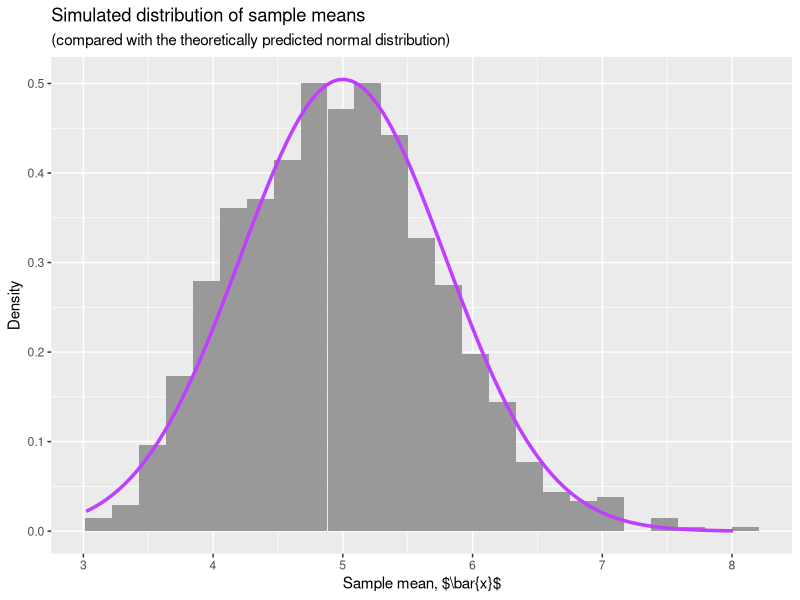

The R script that drew this image:
## ---- chunk 1
## Set default knitr chunk options
knitr::opts_chunk$set(dev = 'tikz',
                      echo = FALSE,
                      fig.height = 3)

## ---- chunk 2
## Load necessary libraries
library(purrr)
library(ggplot2)

## ---- chunk 3
## Set seed for reproducible results
set.seed(15)

## Set parameters
lambda <- 0.2 
n_draw <- 40
n_sim <- 1000

## Simulate draws and calculate sample means and variances
x <- replicate(n_sim, rexp(n_draw, lambda), simplify = FALSE)
sample_means <- map_dbl(x, mean)
s2 <- map_dbl(x, var)

## ---- chunk 4
## Calculate theoretical mean
mu <- 1/lambda

## Calculate mean of sample means
xbar <- mean(sample_means)

## Print results
print(paste0("Theoretical mean: ", mu))
print(paste0("Empirical mean: ", round(xbar,2)))
## ---- chunk 5
## Calculate relative difference
rel_diff <- (xbar-mu)/mu

## Print results
print(paste0("Relative difference: ", round(rel_diff, 5)))
## ---- chunk 6
## Set theoretical variance
sigma2 <- 1/lambda^2
## ---- chunk 7
## Convert sample mean data to a data frame
data <- data.frame(sample_means = sample_means)

## Set histogram parameters
n_bins <- 25
fill <- "grey60"

## Plot histogram of sample means with CLT predicted
## normal distribution overtop
p <- ggplot(data = data,
            mapping = aes(x = sample_means)) +
  geom_histogram(aes(y=..density..),
                 bins = n_bins,
                 fill = fill) + 
  labs(x = "Sample mean, $\\bar{x}$",
       y = "Density",
       title = "Simulated distribution of sample means",
       subtitle = "(compared with the theoretically predicted normal distribution)") +
  stat_function(fun = dnorm,
                args = list(mean = mu, sd = sqrt(sigma2/n_draw)),
                colour = "darkorchid1",
                size = 1.2) +
  NULL
  
print(p)

